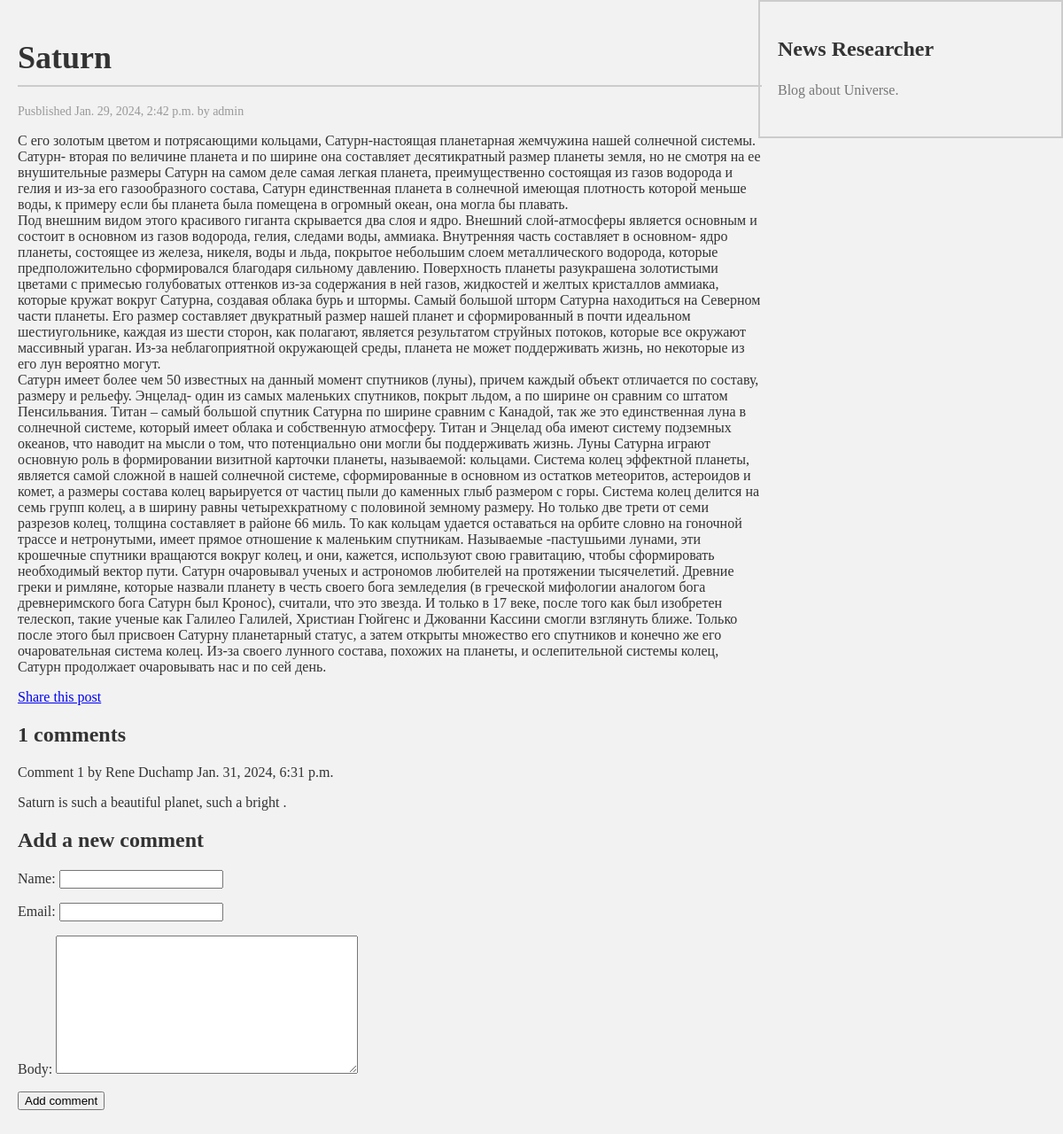
/blog/2024/1/29/saturn/, run on the app's committed database.
### blog/models.py (models this page shows, shortened)
class Post(models.Model):
    class Status(models.TextChoices):
        DRAFT = 'DF', 'DRAFT'
        PUBLISHED = 'PB', 'PUBLISHED'
    title = models.CharField(max_length=250)
    slug = models.SlugField(max_length=250, unique_for_date='publish')
    author = models.ForeignKey(User, on_delete=models.CASCADE, related_name='blog_posts')
    body = models.TextField()
    publish = models.DateTimeField(default=timezone.now)
    created = models.DateTimeField(auto_now_add=True)
    updated = models.DateTimeField(auto_now=True)
    status = models.CharField(max_length=2, choices=Status.choices, default=Status.DRAFT)
    objects = models.Manager()
    published = PublishedManager()
    tags = TaggableManager()
    class Meta:
        ordering = ['-publish']
        indexes = [
            models.Index(fields=['-publish'])
        ]
    """
    В модельный класс также добавлен метод __str__(). Это метод Python, который применяется по умолчанию
    и возвращает строковый литерал с удобочитаемым представлением объекта. в Python 3 все строковые
    литералы изначально считаются кодированными в Юникоде; по- этому мы используем только
    метод __str__(). Раньше в Python 2использовали __unicode__()
    """
    def __str__(self):
        return self.title
    """
    Функция reverse() будет формировать URL-адрес динамически, применяя имя URL-адреса,
    определенное в шаблонах URL-адресов. Мы использовали именное пространство blog,
    за которым следуют двоеточие и URL-адрес post_detail. Напомним, что именное пространство
    blog определяется в главном файле urls.py проекта при вставке шаблонов URL-адресов
    из blog.urls. URL-адрес post_detail определен в файле urls.py приложения blog.
    Результирующий строковый литерал, blog:post_detail, можно использовать глобально в проекте,
    чтобы ссылаться на URL-адрес детальной информации о посте. Этот URL-адрес имеет обязательный
    параметр - id извлекаемого поста блога. Идентификатор id объекта Post был включен в качестве
    позиционного аргумента, используя параметр args=[self.id].
    """

class Comment(models.Model):
    post = models.ForeignKey(Post, on_delete=models.CASCADE, related_name='comments')
    name = models.CharField(max_length=80)
    email = models.EmailField()
    body = models.TextField()
    created = models.DateTimeField(auto_now_add=True)
    updated = models.DateTimeField(auto_now=True)
    active = models.BooleanField(default=True)
    class Meta:
        ordering = ['created']
        indexes = [
            models.Index(fields=['created'])
        ]

### blog/views.py (the view)
# urls.py: path('<int:year>/<int:month>/<int:day>/<slug:post>/', views.post_details, name='post_details'),
def post_details(request, year, month, day, post):
    post = get_object_or_404(
        Post,
        status=Post.Status.PUBLISHED,
        slug=post,
        publish__year=year,
        publish__month=month,
        publish__day=day)
    comments = post.comments.filter(active=True)
    form = CommentForm()
    return render(request, 'blog/post/details.html', {'post': post, 'comments': comments, 'form': form})

### blog/forms.py
class CommentForm(forms.ModelForm):
    class Meta:
        model = Comment
        fields = ['name', 'email', 'body']

### blog/templates/blog/post/details.html (shortened to what this page needs)
{% extends "blog/base.html" %}
    {% block content %}
    <h1>{{ post.title }}</h1>
    <p class="date">
        Pusblished {{ post.publish }} by {{ post.author}}
    </p>
</body>
{{ post.body|linebreaks }}
<p>
    <a href="{% url 'blog:post_share' post.id %}">
        Share this post
    </a>
</p>
{% with comments.count as total_comments %}
<h2>
    {{ total_comments }} comments{{ total_comments|pluralize }}
</h2>
{% endwith %} {% for comment in comments %}
<div class="comment">
    <p class="info">
        Comment {{ forloop.counter }} by {{ comment.name }} {{ comment.created }}
    </p>
    {{ comment.body|linebreaks }}
</div>
{% empty %}
<p>There are no comments.</p>
{% endfor %} {% include "blog/post/includes/comment_form.html" %} {% endblock %}

### blog/static/css/blog.css (style rules this page uses)
body { font-family: 'Times New Roman', serif; background-color: #f2f2f2; color: #333; margin: 0; padding: 0; }
h1 { color: #333; font-size: 36px; font-weight: bold; margin-bottom: 20px; border-bottom: 2px solid #ccc; padding-bottom: 10px; }
p.date { color: #999; font-size: 14px; }

### data on the page
Post: title "Saturn", publish "Jan. 29, 2024, 2:42 p.m.", author "admin", body "С его золотым цветом и потрясающими кольцами, Сатурн-настоящая планетарная жемчужина нашей солнечной системы. Сатурн- вторая по величине планета и по ширине она составляет десятикратный размер планеты земля, но не смотря на ее внушительные размеры Сатурн на самом деле самая легкая планета, преимущественно состоящая из газов водорода и гелия и из-за его газообразного состава, Сатурн единственная планета в солнечной имеющая плотность которой меньше воды, к примеру если бы планета была помещена в огромный океан, она могла бы плавать. Под внешним видом этого красивого гиганта скрывается два слоя и ядро. Внешний слой-атмосферы является основным и состоит в основном из газов водорода, гелия,…"
Comment: name "Rene Duchamp", created "Jan. 31, 2024, 6:31 p.m.", body "Saturn is such a beautiful planet, such a bright ."

### other printed values
{{ total_comments }} "1"
